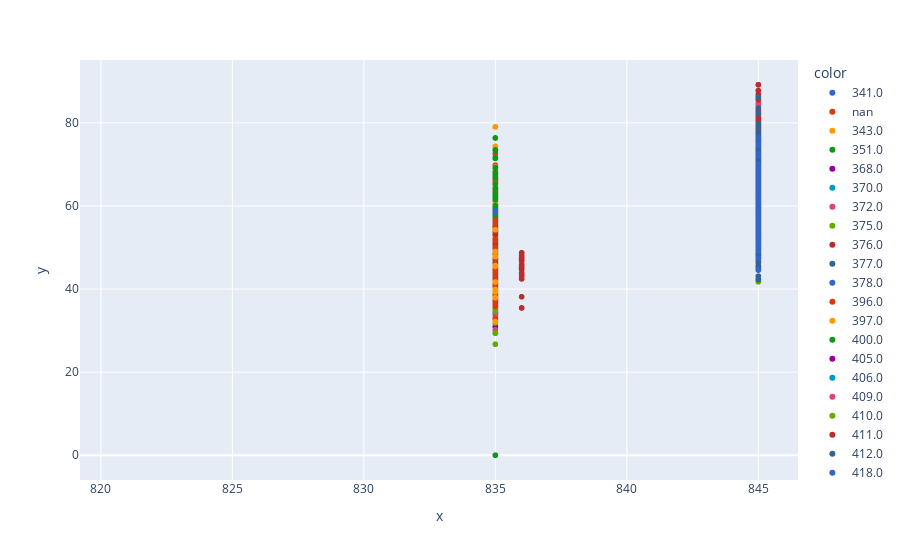

Here is the notebook cell this chart was saved with:
### Code cell
fig=px.scatter(x=merged_pd_slice.L1_gain, y=merged_pd_slice.Cluster_charge_L1_V,color=merged_pd_slice.run.astype('str'),color_discrete_sequence=px.colors.qualitative.G10 )
# fig.update_yaxes(title="G1 ImonReal derivative (uA/1h)")
# fig.update_layout(title=dict(text="G1 derivative vs humidity", x=0.5))
# fig.update_xaxes(title="Humidity [%]")
# fig.write_html("exp_plots/Derivative_vs_humidity.html", include_plotlyjs="CDN")

fig.show()

### Figure 1 — Plotly figure (JSON) as saved in the notebook; plotly's stock layout.template omitted (floating-point values rounded to 4 significant figures; data arrays with more than 128 entries replaced by an {"elided": "..."} marker saying what was removed)
{"data": [{"hovertemplate": "color=341.0<br>x=%{x}<br>y=%{y}<extra></extra>", "legendgroup": "341.0", "marker": {"color": "#3366CC", "symbol": "circle"}, "mode": "markers", "name": "341.0", "showlegend": true, "type": "scattergl", "x": [835, 835, 835, 835, 835, 835, 835, 835, 835, 835, 835, 835, 835, 835, 835, 835, 835, 835, 835, 835, 835, 835, 835, 835, 835, 835, 835, 835, 835, 835, 835, 835, 835, 835, 835, 835, 835, 835, 835, 835, 835, 835, 835, 835, 835, 835, 835, 835, 835, 835, 835, 835, 835, 835, 835, 835, 835, 835, 835, 835, 835, 835, 835, 835, 835, 835, 835, 835, 835, 835, 835, 835, 835, 835, 835], "xaxis": "x", "y": [56.33, 56.33, 56.33, 56.17, 56.17, 50.15, 50.15, 50.15, 59.62, 59.62, 55.5, 55.5, 42.6, 42.6, 61.69, 61.69, 56.85, 56.85, 56.85, 54.33, 54.33, 59.65, 59.65, 53.49, 53.49, 53.49, 64.31, 64.31, 64.31, 61.92, 61.92, 58.84, 58.84, 58.84, 64.25, 64.25, 51.85, 51.85, 51.85, 53.4, 53.4, 53.4, 58.46, 58.46, 58.46, 58.46, 60.58, 60.58, 60.58, 57.97, 57.97, 56.71, 56.71, 51.23, 51.23, 51.23, 64.15, 64.15, 66.12, 66.12, 65.31, 65.31, 54.59, 54.59, 54.59, 54.59, 54.59, 54.59, 54.59, 54.59, 54.59, 54.59, 54.59, 54.59, 54.59], "yaxis": "y"}, {"hovertemplate": "color=nan<br>x=%{x}<br>y=%{y}<extra></extra>", "legendgroup": "nan", "marker": {"color": "#DC3912", "symbol": "circle"}, "mode": "markers", "name": "nan", "showlegend": true, "type": "scattergl", "x": {"elided": "13724 float values"}, "xaxis": "x", "y": {"elided": "13724 null values"}, "yaxis": "y"}, {"hovertemplate": "color=343.0<br>x=%{x}<br>y=%{y}<extra></extra>", "legendgroup": "343.0", "marker": {"color": "#FF9900", "symbol": "circle"}, "mode": "markers", "name": "343.0", "showlegend": true, "type": "scattergl", "x": {"elided": "213 int values"}, "xaxis": "x", "y": {"elided": "213 float values"}, "yaxis": "y"}, {"hovertemplate": "color=351.0<br>x=%{x}<br>y=%{y}<extra></extra>", "legendgroup": "351.0", "marker": {"color": "#109618", "symbol": "circle"}, "mode": "markers", "name": "351.0", "showlegend": true, "type": "scattergl", "x": {"elided": "2026 int values"}, "xaxis": "x", "y": {"elided": "2026 float values"}, "yaxis": "y"}, {"hovertemplate": "color=368.0<br>x=%{x}<br>y=%{y}<extra></extra>", "legendgroup": "368.0", "marker": {"color": "#990099", "symbol": "circle"}, "mode": "markers", "name": "368.0", "showlegend": true, "type": "scattergl", "x": {"elided": "130 int values"}, "xaxis": "x", "y": {"elided": "130 float values"}, "yaxis": "y"}, {"hovertemplate": "color=370.0<br>x=%{x}<br>y=%{y}<extra></extra>", "legendgroup": "370.0", "marker": {"color": "#0099C6", "symbol": "circle"}, "mode": "markers", "name": "370.0", "showlegend": true, "type": "scattergl", "x": {"elided": "347 int values"}, "xaxis": "x", "y": {"elided": "347 float values"}, "yaxis": "y"}, {"hovertemplate": "color=372.0<br>x=%{x}<br>y=%{y}<extra></extra>", "legendgroup": "372.0", "marker": {"color": "#DD4477", "symbol": "circle"}, "mode": "markers", "name": "372.0", "showlegend": true, "type": "scattergl", "x": {"elided": "2479 int values"}, "xaxis": "x", "y": {"elided": "2479 float values"}, "yaxis": "y"}, {"hovertemplate": "color=375.0<br>x=%{x}<br>y=%{y}<extra></extra>", "legendgroup": "375.0", "marker": {"color": "#66AA00", "symbol": "circle"}, "mode": "markers", "name": "375.0", "showlegend": true, "type": "scattergl", "x": {"elided": "766 int values"}, "xaxis": "x", "y": {"elided": "766 float values"}, "yaxis": "y"}, {"hovertemplate": "color=376.0<br>x=%{x}<br>y=%{y}<extra></extra>", "legendgroup": "376.0", "marker": {"color": "#B82E2E", "symbol": "circle"}, "mode": "markers", "name": "376.0", "showlegend": true, "type": "scattergl", "x": {"elided": "1714 int values"}, "xaxis": "x", "y": {"elided": "1714 float values"}, "yaxis": "y"}, {"hovertemplate": "color=377.0<br>x=%{x}<br>y=%{y}<extra></extra>", "legendgroup": "377.0", "marker": {"color": "#316395", "symbol": "circle"}, "mode": "markers", "name": "377.0", "showlegend": true, "type": "scattergl", "x": {"elided": "1404 int values"}, "xaxis": "x", "y": {"elided": "1404 float values"}, "yaxis": "y"}, {"hovertemplate": "color=378.0<br>x=%{x}<br>y=%{y}<extra></extra>", "legendgroup": "378.0", "marker": {"color": "#3366CC", "symbol": "circle"}, "mode": "markers", "name": "378.0", "showlegend": true, "type": "scattergl", "x": {"elided": "220 int values"}, "xaxis": "x", "y": {"elided": "220 float values"}, "yaxis": "y"}, {"hovertemplate": "color=396.0<br>x=%{x}<br>y=%{y}<extra></extra>", "legendgroup": "396.0", "marker": {"color": "#DC3912", "symbol": "circle"}, "mode": "markers", "name": "396.0", "showlegend": true, "type": "scattergl", "x": {"elided": "162 int values"}, "xaxis": "x", "y": {"elided": "162 float values"}, "yaxis": "y"}, {"hovertemplate": "color=397.0<br>x=%{x}<br>y=%{y}<extra></extra>", "legendgroup": "397.0", "marker": {"color": "#FF9900", "symbol": "circle"}, "mode": "markers", "name": "397.0", "showlegend": true, "type": "scattergl", "x": {"elided": "174 int values"}, "xaxis": "x", "y": {"elided": "174 float values"}, "yaxis": "y"}, {"hovertemplate": "color=400.0<br>x=%{x}<br>y=%{y}<extra></extra>", "legendgroup": "400.0", "marker": {"color": "#109618", "symbol": "circle"}, "mode": "markers", "name": "400.0", "showlegend": true, "type": "scattergl", "x": {"elided": "129 int values"}, "xaxis": "x", "y": {"elided": "129 float values"}, "yaxis": "y"}, {"hovertemplate": "color=405.0<br>x=%{x}<br>y=%{y}<extra></extra>", "legendgroup": "405.0", "marker": {"color": "#990099", "symbol": "circle"}, "mode": "markers", "name": "405.0", "showlegend": true, "type": "scattergl", "x": {"elided": "186 int values"}, "xaxis": "x", "y": {"elided": "186 float values"}, "yaxis": "y"}, {"hovertemplate": "color=406.0<br>x=%{x}<br>y=%{y}<extra></extra>", "legendgroup": "406.0", "marker": {"color": "#0099C6", "symbol": "circle"}, "mode": "markers", "name": "406.0", "showlegend": true, "type": "scattergl", "x": {"elided": "130 int values"}, "xaxis": "x", "y": {"elided": "130 float values"}, "yaxis": "y"}, {"hovertemplate": "color=409.0<br>x=%{x}<br>y=%{y}<extra></extra>", "legendgroup": "409.0", "marker": {"color": "#DD4477", "symbol": "circle"}, "mode": "markers", "name": "409.0", "showlegend": true, "type": "scattergl", "x": {"elided": "195 int values"}, "xaxis": "x", "y": {"elided": "195 float values"}, "yaxis": "y"}, {"hovertemplate": "color=410.0<br>x=%{x}<br>y=%{y}<extra></extra>", "legendgroup": "410.0", "marker": {"color": "#66AA00", "symbol": "circle"}, "mode": "markers", "name": "410.0", "showlegend": true, "type": "scattergl", "x": [835, 835, 835, 835, 835, 835, 835, 835, 835, 835, 835, 835, 835, 835, 835, 835, 835, 835, 835, 835, 835, 835, 835, 835, 835, 835, 835, 835, 835, 835, 835, 835, 835, 835, 835, 835, 835, 835, 835, 835, 835, 835, 835, 835, 835, 835, 835, 835, 835, 835, 835, 835, 835, 835, 835, 835, 835, 835, 835, 835, 835, 835, 835, 835, 835], "xaxis": "x", "y": [29.4, 29.4, 29.4, 29.4, 29.4, 29.4, 29.4, 29.4, 29.4, 29.4, 29.4, 29.4, 29.4, 35.56, 35.56, 35.56, 34.73, 34.73, 38.49, 38.49, 41.68, 41.68, 41.68, 41.68, 41.68, 41.68, 41.68, 41.68, 41.68, 41.68, 41.68, 41.68, 41.68, 41.68, 38.42, 38.42, 38.42, 38.42, 40.4, 40.4, 40.4, 40.4, 40.06, 40.06, 40.06, 26.73, 26.73, 35.51, 35.51, 40.49, 40.49, 40.47, 40.47, 40.47, 40.47, 31.84, 31.84, 31.84, 37.95, 37.95, 32.81, 32.81, 32.81, 35.74, 35.74], "yaxis": "y"}, {"hovertemplate": "color=411.0<br>x=%{x}<br>y=%{y}<extra></extra>", "legendgroup": "411.0", "marker": {"color": "#B82E2E", "symbol": "circle"}, "mode": "markers", "name": "411.0", "showlegend": true, "type": "scattergl", "x": {"elided": "154 int values"}, "xaxis": "x", "y": {"elided": "154 float values"}, "yaxis": "y"}, {"hovertemplate": "color=412.0<br>x=%{x}<br>y=%{y}<extra></extra>", "legendgroup": "412.0", "marker": {"color": "#316395", "symbol": "circle"}, "mode": "markers", "name": "412.0", "showlegend": true, "type": "scattergl", "x": [835, 835, 835, 835, 835, 835, 835, 835, 835, 835, 835, 835, 835, 835, 835, 835, 835, 835, 835, 835, 835, 835, 835, 835, 835, 835, 835, 835, 835, 835, 835, 835, 835, 835, 835, 835, 835, 835, 835, 835, 835, 835, 835, 835, 835, 835, 835, 835, 835, 835, 835, 835, 835, 835, 835, 835, 835, 835, 835, 835, 835, 835, 835, 835, 835, 835, 835, 835, 835, 835, 835, 835, 835, 835, 835, 835, 835, 835, 835, 835, 835, 835, 835, 835, 835, 835, 835, 835, 835, 835, 835], "xaxis": "x", "y": [45.96, 45.96, 45.96, 45.96, 45.96, 45.96, 45.96, 45.96, 45.96, 45.96, 45.96, 45.96, 45.96, 41.68, 41.68, 44.33, 44.33, 44.33, 44.33, 44.33, 44.33, 44.33, 44.33, 44.33, 44.33, 44.33, 44.33, 44.33, 40.22, 40.22, 40.22, 40.22, 39.71, 39.71, 39.71, 39.71, 39.71, 39.71, 42.67, 42.67, 42.67, 42.01, 42.01, 42.01, 41.63, 41.63, 39.86, 39.86, 39.86, 42.53, 42.53, 42.53, 42.53, 39.43, 39.43, 39.43, 43.31, 43.31, 43.31, 43.37, 43.37, 44.38, 44.38, 47.86, 44.81, 44.81, 44.81, 44.81, 44.81, 44.81, 44.81, 44.81, 44.81, 44.81, 44.81, 44.81, 44.81, 42.92, 42.92, 42.92, 39.7, 39.7, 39.57, 39.57, 39.57, 39.57, 39.57, 44.56, 44.56, 44.56, 44.56], "yaxis": "y"}, {"hovertemplate": "color=418.0<br>x=%{x}<br>y=%{y}<extra></extra>", "legendgroup": "418.0", "marker": {"color": "#3366CC", "symbol": "circle"}, "mode": "markers", "name": "418.0", "showlegend": true, "type": "scattergl", "x": [835, 835, 835, 835, 835, 835, 835, 835, 835, 835, 835, 835, 835, 835, 835, 835, 835, 835, 835, 835, 835, 835, 835, 835, 835, 835, 835, 835, 835, 835, 835, 835, 835, 835, 835, 835, 835, 835, 835, 835, 835], "xaxis": "x", "y": [37.88, 37.88, 37.88, 37.88, 37.88, 37.88, 37.88, 47.02, 47.02, 47.02, 47.02, 47.02, 47.02, 47.02, 47.02, 47.02, 47.02, 47.02, 47.02, 47.02, 56.41, 56.41, 47.69, 43.89, 58.76, 58.76, 40.32, 41.39, 41.39, 41.39, 41.39, 58.59, 58.59, 58.59, 58.59, 58.59, 43.51, 40.96, 40.96, 47.49, 47.63], "yaxis": "y"}, {"hovertemplate": "color=419.0<br>x=%{x}<br>y=%{y}<extra></extra>", "legendgroup": "419.0", "marker": {"color": "#DC3912", "symbol": "circle"}, "mode": "markers", "name": "419.0", "showlegend": true, "type": "scattergl", "x": [835, 835, 835, 835, 835, 835, 835, 835, 835, 835, 835, 835, 835, 835, 835, 835, 835, 835, 835, 835, 835, 835, 835, 835, 835, 835, 835, 835, 835, 835, 835, 835, 835, 835, 835, 835, 835, 835, 835, 835, 835, 835, 835, 835, 835, 835, 835, 835, 835, 835, 835, 835, 835, 835, 835, 835, 835, 835, 835, 835, 835, 835, 835, 835, 835, 835, 835, 835, 835, 835, 835, 835, 835, 835, 835, 835, 835, 835, 835, 835, 835, 835, 835, 835, 835, 835, 835, 835, 835, 835, 835, 835, 835, 835, 835, 835, 835, 835, 835, 835, 835, 835, 835, 835, 835, 835, 835, 835, 835, 835], "xaxis": "x", "y": [40.47, 40.47, 40.47, 40.47, 39.85, 39.85, 50.06, 50.06, 35.9, 35.9, 35.9, 38.78, 38.78, 44.75, 44.75, 40.25, 40.25, 47.15, 47.15, 47.15, 36.08, 36.08, 49.8, 49.8, 44.06, 44.06, 44.06, 48.69, 48.69, 51.97, 51.97, 42.57, 42.57, 42.57, 42.57, 44.85, 44.85, 36.29, 36.29, 44.73, 44.73, 51.69, 51.69, 42.53, 42.53, 42.53, 44.51, 44.51, 35.87, 35.87, 42.62, 42.62, 55.59, 55.59, 47.9, 47.9, 38.88, 38.88, 38.88, 38.88, 32.56, 32.56, 32.56, 32.87, 32.87, 32.87, 56.63, 56.63, 44.21, 44.21, 44.21, 40.86, 40.86, 37.23, 37.23, 38.82, 38.82, 41.13, 41.13, 42.03, 38.14, 38.14, 38.14, 38.14, 38.14, 38.14, 38.14, 38.14, 38.14, 38.14, 38.14, 38.14, 38.14, 42.07, 42.07, 42.07, 43.56, 43.56, 42.59, 42.59, 45.46, 45.46, 45.46, 44.85, 44.85, 48.49, 48.49, 47.06, 47.06, 47.06], "yaxis": "y"}, {"hovertemplate": "color=420.0<br>x=%{x}<br>y=%{y}<extra></extra>", "legendgroup": "420.0", "marker": {"color": "#FF9900", "symbol": "circle"}, "mode": "markers", "name": "420.0", "showlegend": true, "type": "scattergl", "x": [835, 835, 835, 835, 835, 835, 835, 835, 835, 835, 835, 835, 835, 835, 835, 835, 835, 835, 835, 835, 835, 835, 835, 835, 835, 835, 835, 835, 835, 835, 835, 835, 835, 835, 835, 835, 835, 835, 835, 835, 835, 835, 835, 835, 835, 835, 835, 835, 835, 835, 835, 835, 835, 835, 835, 835, 835, 835, 835, 835, 835, 835, 835, 835, 835, 835], "xaxis": "x", "y": [45.46, 45.46, 45.46, 45.46, 45.46, 45.46, 45.46, 45.46, 45.46, 45.46, 45.46, 45.46, 39.89, 39.89, 39.89, 39.89, 39.89, 39.89, 39.89, 39.89, 39.89, 39.89, 39.89, 39.89, 39.89, 39.89, 45.65, 45.65, 45.65, 32.17, 32.17, 37.91, 37.91, 49.02, 49.02, 54.27, 54.27, 47.82, 47.82, 47.82, 47.82, 47.82, 47.82, 47.82, 47.82, 47.82, 47.82, 47.82, 47.82, 47.82, 41.69, 41.69, 39.35, 39.35, 39.35, 39.35, 39.35, 39.35, 39.35, 39.35, 39.35, 39.35, 39.35, 39.35, 39.35, 39.35], "yaxis": "y"}], "layout": {"legend": {"title": {"text": "color"}, "tracegroupgap": 0}, "margin": {"t": 60}, "xaxis": {"anchor": "y", "domain": [0, 1], "title": {"text": "x"}}, "yaxis": {"anchor": "x", "domain": [0, 1], "title": {"text": "y"}}}}
